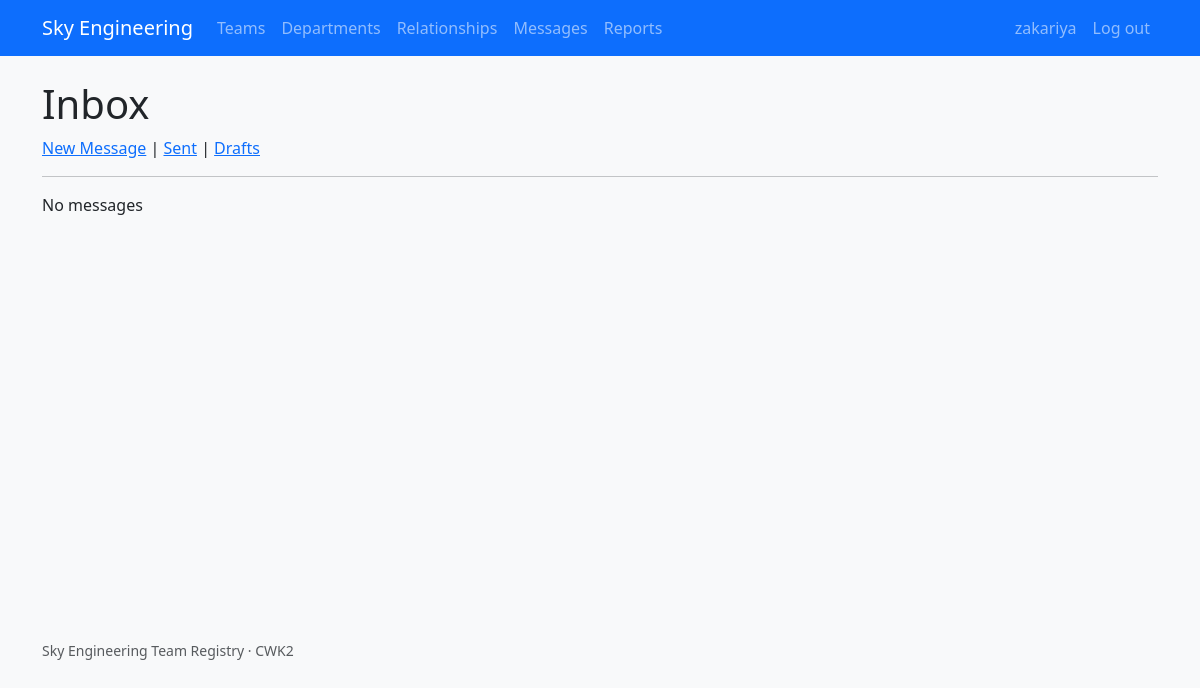
/messages/inbox/ (signed in), run on an earlier commit of the app's database.
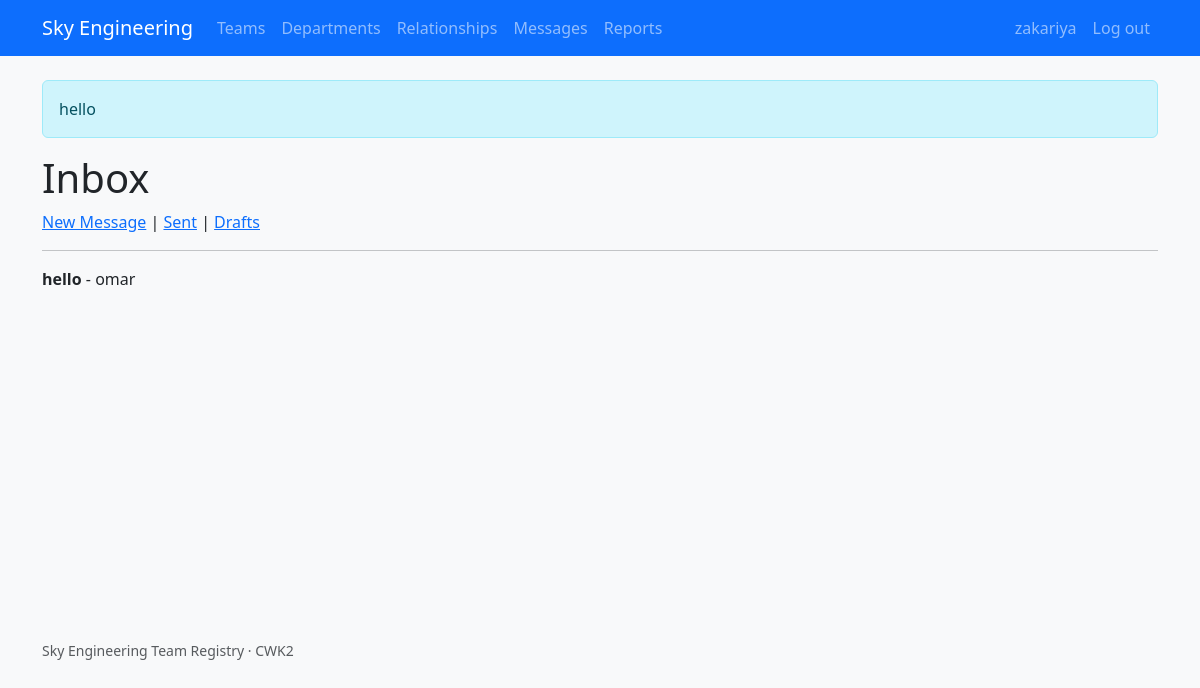
And on a later commit of the database.
### messages_app/models.py (models this page shows)
class Message(models.Model):
    sender = models.ForeignKey(User, on_delete=models.CASCADE, related_name='sent_messages')
    receiver = models.ForeignKey(User, on_delete=models.CASCADE, related_name='received_messages')
    subject = models.CharField(max_length=255)
    content = models.TextField()
    is_draft = models.BooleanField(default=False)
    created_at = models.DateTimeField(auto_now_add=True)
    def __str__(self):
        return self.subject

### messages_app/views.py (the view)
# urls.py: path('inbox/', views.inbox, name='inbox'),
@login_required
def inbox(request):
    messages = Message.objects.filter(receiver=request.user, is_draft=False)
    return render(request, 'inbox.html', {'messages': messages})

### messages_app/templates/inbox.html (shortened to what this page needs)
{% extends 'base.html' %}
{% block content %}
<h1>Inbox</h1>
<a href="/messages/compose/">New Message</a> |
<a href="/messages/sent/">Sent</a> |
<a href="/messages/drafts/">Drafts</a>
<hr>
{% for msg in messages %}
    <p><b>{{ msg.subject }}</b> - {{ msg.sender }}</p>
{% empty %}
    <p>No messages</p>
{% endfor %}
{% endblock %}

### templates/base.html (shortened to what this page needs)
{% load static %}
<!doctype html>
<html lang="en">
<head>
  <link href="https://cdn.jsdelivr.net/npm/bootstrap@5.3.2/dist/css/bootstrap.min.css" rel="stylesheet">
  <link rel="stylesheet" href="{% static 'css/style.css' %}">
</head>
<body>
  {% include 'navbar.html' %}
  <main class="container py-4">
    {% if messages %}
      {% for message in messages %}
        <div class="alert alert-{{ message.tags|default:'info' }}">{{ message }}</div>
      {% endfor %}
    {% endif %}
    {% block content %}{% endblock %}
  </main>
  <footer class="container text-muted py-4 small">
    Sky Engineering Team Registry · CWK2
  </footer>
</body>
</html>

What changed in the data, as far as the page shows it:
added Message: subject "hello", sender "omar"
Also different on the page:
text no longer shown: "No messages"
